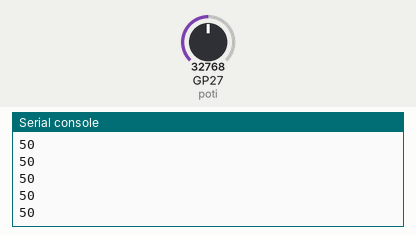
Simulated run of this program. Board: Raspberry Pi Pico running CircuitPython. Shown: the last lines printed to the serial console. The test bench sets the inputs (shaded band); at power-on: GP27 (poti) = 32768 (analog values on the 0–65535 scale).

Above: at 1.2 s.
1.3 s: GP27 (poti) set to 45874
At 1.31 s:
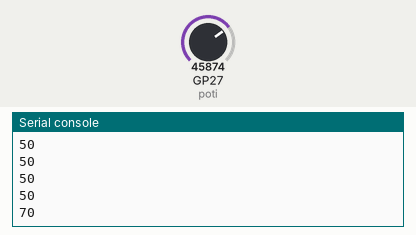
2.8 s: GP27 (poti) set to 57670
At 2.81 s:
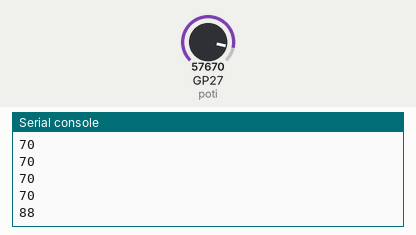
Timing chart, 0 to 5.8 s (numbered marks = the images above; inputs shaded):
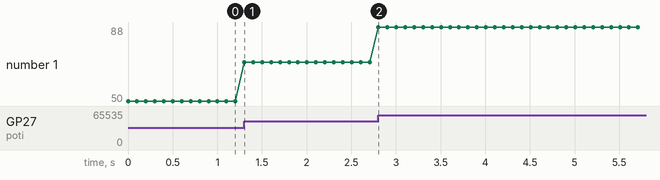

Measured:
- after the input at 1.3 s, the serial console: prints a new line at once (image 1)
- after the input at 2.8 s, the serial console: prints a new line at once (image 2)
- plotted number 1: 50 → 70 after the input at 1.3 s, 70 → 88 after the input at 2.8 s

The program:

03_analog_input.py
```python
## --------  ANALOG INPUT ---------- ##
#   tested with tinkertanks frisbee   #

import board, analogio, time
from adafruit_simplemath import map_range

poti=analogio.AnalogIn(board.GP27) 						# GP26=A0, GP27=A1 , GP28=A2

#SIMPLE:

while True:
    print( int(map_range(poti.value, 0, 2**16, 0, 101)) )		# umrechnung z.B. auf 0 bis 180
    time.sleep(0.1)

# BEISPIELE:

# Umrechnung auf 180° (für Servomotor)
print( int(map_range(poti.value, 0, 2**16, 0, 181)) )

# Umrechnung auf 0-100%
print( int(map_range(poti.value, 0, 2**16, 0, 101)) )
```
